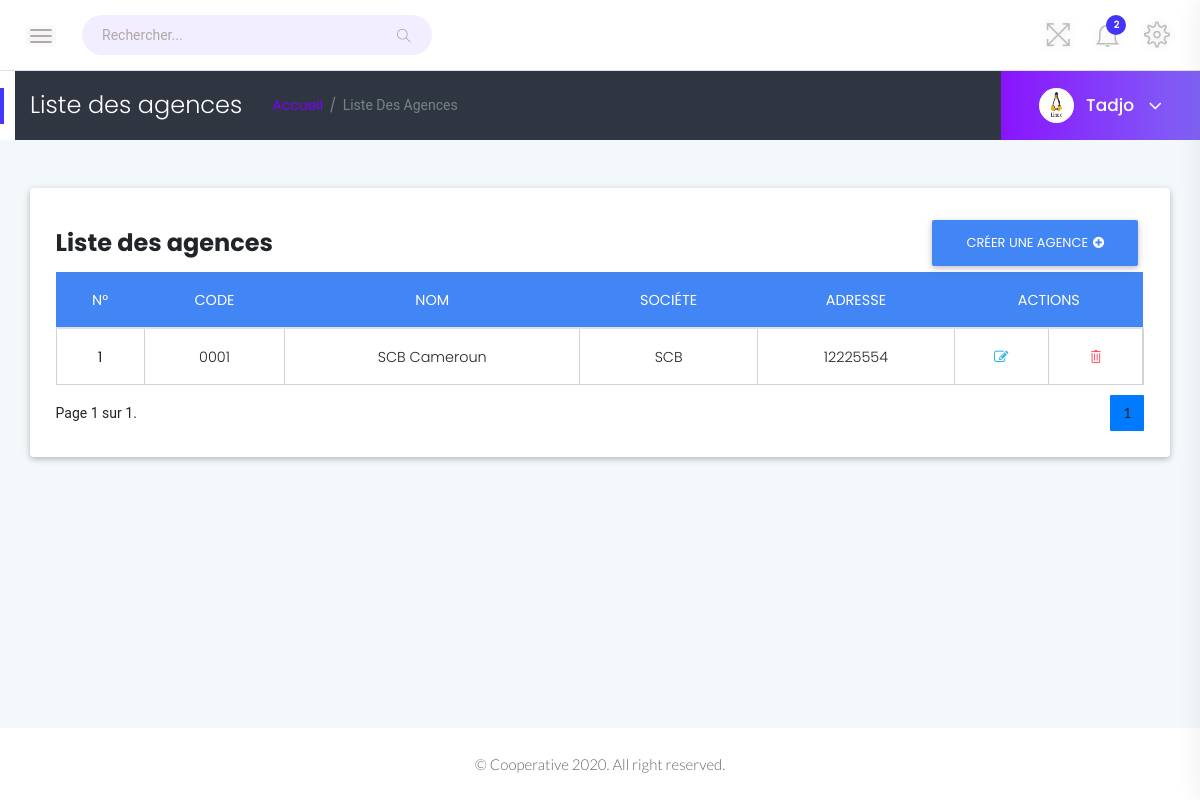
/appbase/agenceslist/1/ (signed in), run on the app's committed database.
### appbase/models.py (models this page shows)
class Employe(models.Model):
	id = models.AutoField(primary_key=True)
	user = models.OneToOneField(User, on_delete=models.CASCADE)
	matricule = models.CharField(max_length=50, blank=True, verbose_name="Matricule")
	nom = models.CharField(max_length=100, blank=True, verbose_name="Nom")
	prenom = models.CharField(max_length=100, blank=True, verbose_name="Prénom")
	adresse = models.TextField(max_length=30, blank=True, verbose_name="Adresse")
	tel = models.CharField(max_length=500, blank=True, verbose_name="Téléphone")
	poste = models.ForeignKey(
		Poste,
		models.SET_NULL,
		blank=True,
		null=True,
	)
	typeprofil = (
		('A', "Administrateur"),
		('C', 'Caissier'),
		('D', "Chef d\'agence"),
	)
	typeetatempl = (
		('A', "Actif"),
		('I', 'Inactif'),
	)
	profil = models.CharField(max_length=1, choices=typeprofil, verbose_name="Profil")
	photo = models.ImageField(upload_to='profils', verbose_name="Photo de profil", blank=True)
	etat = models.CharField(max_length=1, choices=typeetatempl, verbose_name="Etat", default='')
	Date_creation =  models.DateTimeField(default=datetime.datetime.now)

class Agence(models.Model):
	id = models.AutoField(primary_key=True)
	societe = models.CharField(max_length=20, blank=True, verbose_name="Societe")
	code = models.CharField(max_length=100, blank=True, verbose_name="Code")
	nom = models.CharField(max_length=100, blank=True, verbose_name="Nom")
	adresse = models.TextField(max_length=30, blank=True, verbose_name="Adresse")
	tel = models.CharField(max_length=500, blank=True, verbose_name="Téléphone")
	Date_creation =  models.DateTimeField(default=datetime.datetime.now)

### appbase/views.py (the view)
# urls.py: path('agenceslist/<str:page>/', views.agenceslist, name='agenceslist'),
def agenceslist(request, page):
	employe = Employe.objects.get(user_id=request.user.id)
	agences = Agence.objects.all()
	paginator = Paginator(agences, settings.DEFAULT_ITEMS_PER_PAGE)
	page_number = page
	if page_number is not None:
		page_obj = paginator.get_page(page_number)
		return render(request, 'appbase/agences.html', {'title': 'Liste des agences', 'employe': employe, 'agences': page_obj})
	page_obj1 = paginator.get_page(1)
	return render(request, 'appbase/agences.html', {'title': 'Liste des agences', 'employe': employe, 'agences': page_obj1})

### appbase/templates/appbase/agences.html (shortened to what this page needs)
{% extends "baseTemplate.html" %}
{% load static %}
{% block content %}
<div class="main-content-inner">
	<div class="row">
		<div class="col-lg-12 mt-5">
			<div class="card">
				<div class="card-body">
					<div class="table-title">
						<div class="row">
							<div class="col-sm-5">
								<h4 style="margin-top: 15px;">
									<b>{{ title }}</b>
								</h4>
							</div>
							<div class="col-sm-7">
								<a href="{% url 'appbase:createagence' %}" class="btn btn-primary" style="float: right;">Créer une agence<i class="fa fa-plus-circle" aria-hidden="true" style="margin-left: 5px;"></i></a>
							</div>
						</div>
					</div>
					<div class="single-table">
						<div class="table-responsive">
							<table class="table text-center" style="font-family: 'Poppins', sans-serif;text-transform: capitalize;">
								<thead class="text-uppercase bg-primary">
									<tr class="text-white">
										<th scope="col">N°</th>
										<th scope="col">Code</th>
										<th scope="col">Nom</th>
										<th scope="col">Sociéte</th>
										<th scope="col">Adresse</th>
										<th scope="col" colspan=2>Actions</th>
									</tr>
								</thead>
								<tbody>
									{% for agence in agences %}
										<tr style="border-right: 2px solid lightgray;border-bottom: 1px solid lightgray;">
											<th scope="row" style="vertical-align: middle;border-right: 1px solid lightgray;border-left: 1px solid lightgray;">{{ forloop.counter }}</th>
											<td style="vertical-align: middle;border-right: 1px solid lightgray;">{{ agence.code }}</td>
											<td style="vertical-align: middle;border-right: 1px solid lightgray;">{{ agence.nom }}</td>
											<td style="vertical-align: middle;border-right: 1px solid lightgray;">{{ agence.societe }}</td>
											<td style="vertical-align: middle;border-right: 1px solid lightgray;">{{ agence.adresse }}</td>
											<td style="vertical-align: middle;border-right: 1px solid lightgray;"><a href="#" class="text-info"><i class="fa fa-edit"></i></a></td>
											<td style="vertical-align: middle;border-right: 1px solid lightgray;"><a href="#" class="text-danger"><i class="ti-trash"></i></a></td>
										</tr>
									{% endfor %}
								</tbody>
							</table>
							<div>
							<div style="margin-top: 18px;float: left;">
								Page {{ agences.number }} sur {{ agences.paginator.num_pages }}.
							</div>
                            <div style="margin-top: 10px;float: right;border: 1px solid #007BFF;border-radius: 3%;">
                                <nav aria-label="...">
                                    <ul class="pagination pg-color-border">
												<span style="background-color: #007bff;">
													<li class="page-item" active>
														<a class="page-link" href="{% url 'appbase:agenceslist' page=agences.number  %}">{{agences.number}}</a>
													</li>
												</span>
                                    </ul>
                                </nav>
                            </div>
							</div>
						</div>
					</div>
				</div>
			</div>
		</div>
	</div>
</div>
{% endblock %}

### appbase/templates/baseTemplate.html (shortened to what this page needs)
{% load static %}
<html lang="fr">
  <head>
    <link href="{% static 'appbase/css/bootstrap.min.css' %}" rel="stylesheet">
	<link href="{% static 'appbase/css/font-awesome.min.css' %}" rel="stylesheet">
	<link href="{% static 'appbase/css/themify-icons.css' %}" rel="stylesheet">
	<link href="{% static 'appbase/css/metisMenu.css' %}" rel="stylesheet">
	<link href="{% static 'appbase/css/owl.carousel.min.css' %}" rel="stylesheet">
	<link href="{% static 'appbase/css/slicknav.min.css' %}" rel="stylesheet">
	<link rel="stylesheet" href="https://www.amcharts.com/lib/3/plugins/export/export.css" type="text/css" media="all" />
	<link href="{% static 'appbase/css/typography.css' %}" rel="stylesheet">
	<link href="{% static 'appbase/css/default-css.css' %}" rel="stylesheet">
	<link href="{% static 'appbase/css/styles.css' %}" rel="stylesheet">
	<link href="{% static 'appbase/css/responsive.css' %}" rel="stylesheet">
	<link href="{% static 'appbase/css/mdb.min.css' %}" rel="stylesheet">
	<link href="{% static 'appbase/css/style.css' %}" rel="stylesheet">
  </head>
  <body class="nav-md">
	<div class="page-container">
        <div class="main-content">
            <div class="header-area">
                <div class="row align-items-center">
                    <div class="col-md-6 col-sm-8 clearfix">
                        <div class="nav-btn pull-left">
                            <span></span>
                            <span></span>
                            <span></span>
                        </div>
                        <div class="search-box pull-left">
                            <form action="#">
                                <input type="text" name="search" placeholder="Rechercher..." required>
                                <i class="ti-search"></i>
                            </form>
                        </div>
                    </div>
                    <div class="col-md-6 col-sm-4 clearfix">
                        <ul class="notification-area pull-right">
                            <li id="full-view"><i class="ti-fullscreen"></i></li>
                            <li class="dropdown">
                                <i class="ti-bell dropdown-toggle" data-toggle="dropdown">
                                    <span>2</span>
                                </i>
                            </li>
                            <li class="settings-btn">
                                <i class="ti-settings"></i>
                            </li>
                        </ul>
                    </div>
                </div>
            </div>
            <div class="page-title-area">
                <div class="row align-items-center" style="background-color: #303641;">
                    <div class="col-sm-6">
                        <div class="breadcrumbs-area clearfix">
                            <h4 class="page-title pull-left" style="color: #fff">{{ title }}</h4>
                            <ul class="breadcrumbs pull-left">
                                <li><a href="{% url 'appbase:dashboard' %}">Accueil</a></li>
                                <li><span>{{ title }}</span></li>
                            </ul>
                        </div>
                    </div>
                    <div class="col-sm-6 clearfix">
                        <div class="user-profile pull-right">
							{% if employe.photo.url %}
							<img class="avatar user-thumb" src="{{ employe.photo.url }}" alt="avatar">
							{% else %}
							<img class="avatar user-thumb" src="{% static 'appbase/images/author/avatar.png' %}" alt="avatar">
							{% endif %}
                            <h4 class="user-name dropdown-toggle" data-toggle="dropdown">{{ employe.nom }} <i class="fa fa-angle-down"></i></h4>
                        </div>
                    </div>
                </div>
            </div>
            <div class="main-content-inner">
                {% block content %}{% endblock %}
            </div>
        </div>
        <footer>
            <div class="footer-area">
                <p>© Cooperative 2020. All right reserved. {{userid}}</p>
            </div>
        </footer>
    </div>
  </body>
</html>

### data on the page
Employe: photo (picture), nom "Tadjo"
Agence: code "0001", nom "SCB Cameroun", societe "SCB", adresse "12225554"

### other printed values
{{ title }} "Liste des agences"
{{ title }} "Liste Des Agences"
{{ agences.number }} "1"
{{ agences.paginator.num_pages }} "1"
